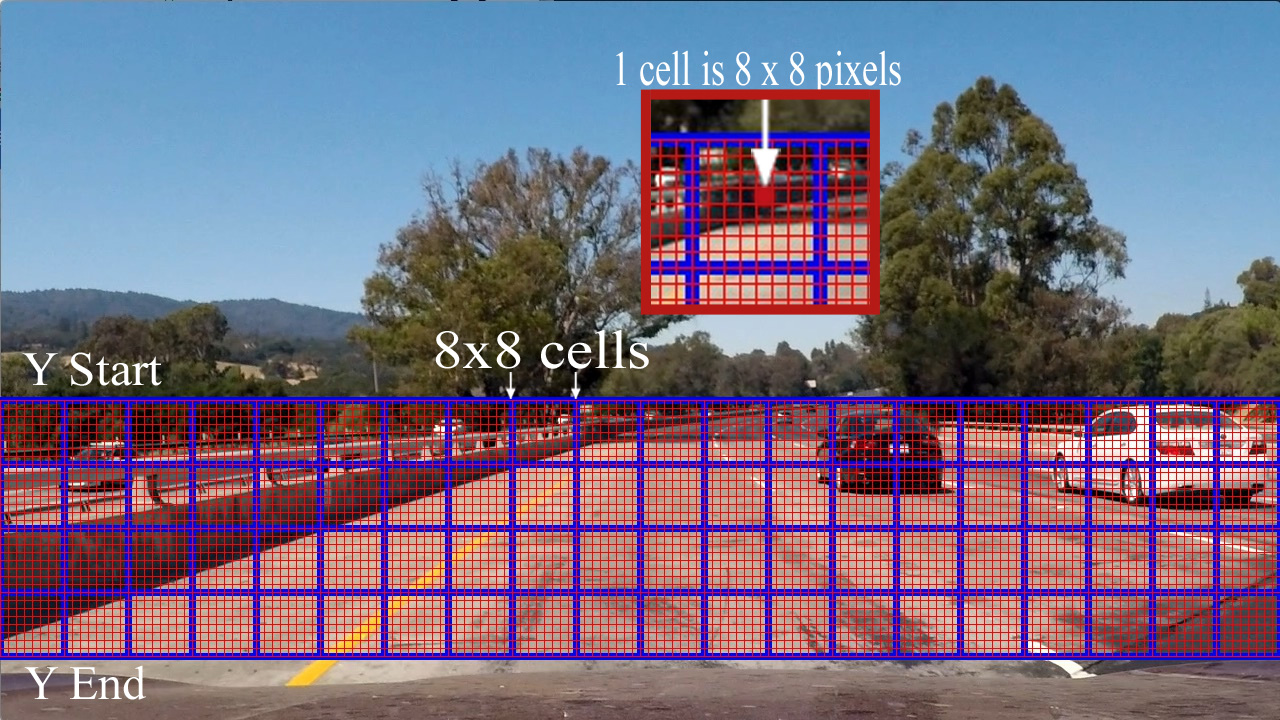
#> input picture images/hog-sub.jpg, 1280 x 720 px
$ python -i CarND_Advanced_Lane_Lines.py   (imports and definitions only)   (older library calls are emulated)
#> lines starting #> are read from the running program, lines starting #| are printed output that depends on the picture

# coding: utf-8

# In[20]:


import glob
import matplotlib.pyplot as plt
from collections import deque
# Import everything needed to edit/save/watch video clips
from moviepy.editor import VideoFileClip
from IPython.display import HTML

import numpy as np
import cv2


class AdvancedLaneFinding():


    ###### Global variables #############
    # Useful to indicate first run (meaning blind search and no prev lines)
    firstRun = True
    # Indicate reset search (blind search again)
    resetSearch = False
    # To check if lines detected are "good"
    isGoodDetection = True

    # Queues to store last 10 detectec lines
    colaR = deque(maxlen=10)
    colaL = deque(maxlen=10)

    # wrong in a row
    wrongConsecutive=0

    # Variables that will be used as instance of Line class
    prevLines,newLines = None, None

    # For camera calibration
    ret,mtx, dist,rvecs,tvecs = 0,0,0,0,0

    def __init__(self):


        self.ret, self.mtx, self.dist, self.rvecs, self.tvecs = 0,0,0,0,0

        ###### Global variables #############
        # Useful to indicate first run (meaning blind search and no prev lines)
        self.firstRun = True
        # Indicate reset search (blind search again)
        self.resetSearch = False
        # To check if lines detected are "good"
        self.isGoodDetection = True

        # Queues to store last 10 detectec lines
        self.colaR = deque(maxlen=10)
        self.colaL = deque(maxlen=10)

        # wrong in a row
        self.wrongConsecutive=0

        # Variables that will be used as instance of Line class
        self.prevLines, self.newLines = None, None

    #This method calibrates the camera based on a classic example of a chessboard. This is an easy and well proven way
    # to calibrate a camera.
    # [27 lines left out: function calibrateCamera, not called in this run]


    def prepareLaneDetection(self):

       self.ret, self.mtx, self.dist, self.rvecs, self.tvecs = self.calibrateCamera()

    # In[21]:

    # This function performs color thresolding using HLS color space.
    # Specifically, the thresholding is applied on H channel
    # [45 lines left out: functions threshold_hls, abs_sobel_thresh_hls, not called in this run]


    # In[23]:

    # Function that performs X or Y Sobel treshold on a color RGB picture
    def abs_sobel_thresh(self,img, orient='x', thresh_min=0, thresh_max=255):
        # Convert to grayscale
#> called with orient = 'x', thresh_min = 0, thresh_max = 255
        gray = cv2.cvtColor(img, cv2.COLOR_RGB2GRAY)
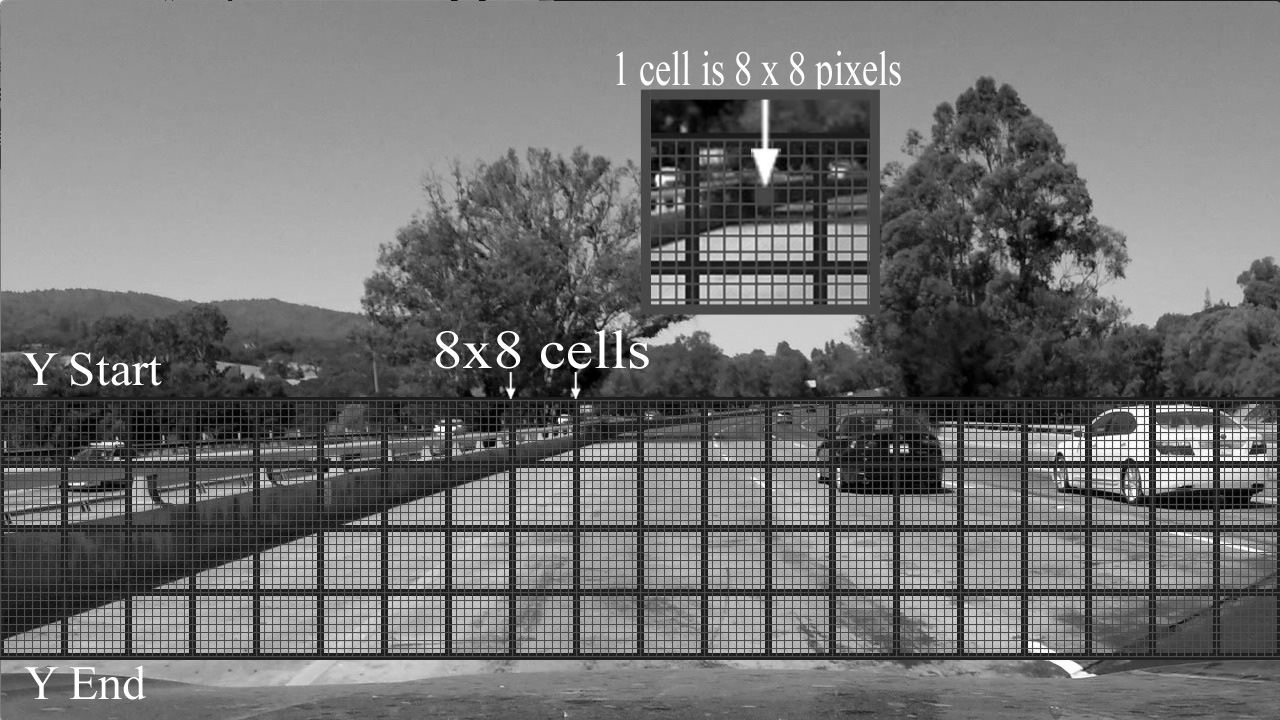
#> gray: shape (720, 1280); min 0, max 255, mean 112.1

        # Apply x or y gradient with the OpenCV Sobel() function
        # and take the absolute value
        if orient == 'x':
            abs_sobel = np.absolute(cv2.Sobel(gray, cv2.CV_64F, 1, 0))# Take the derivative in x
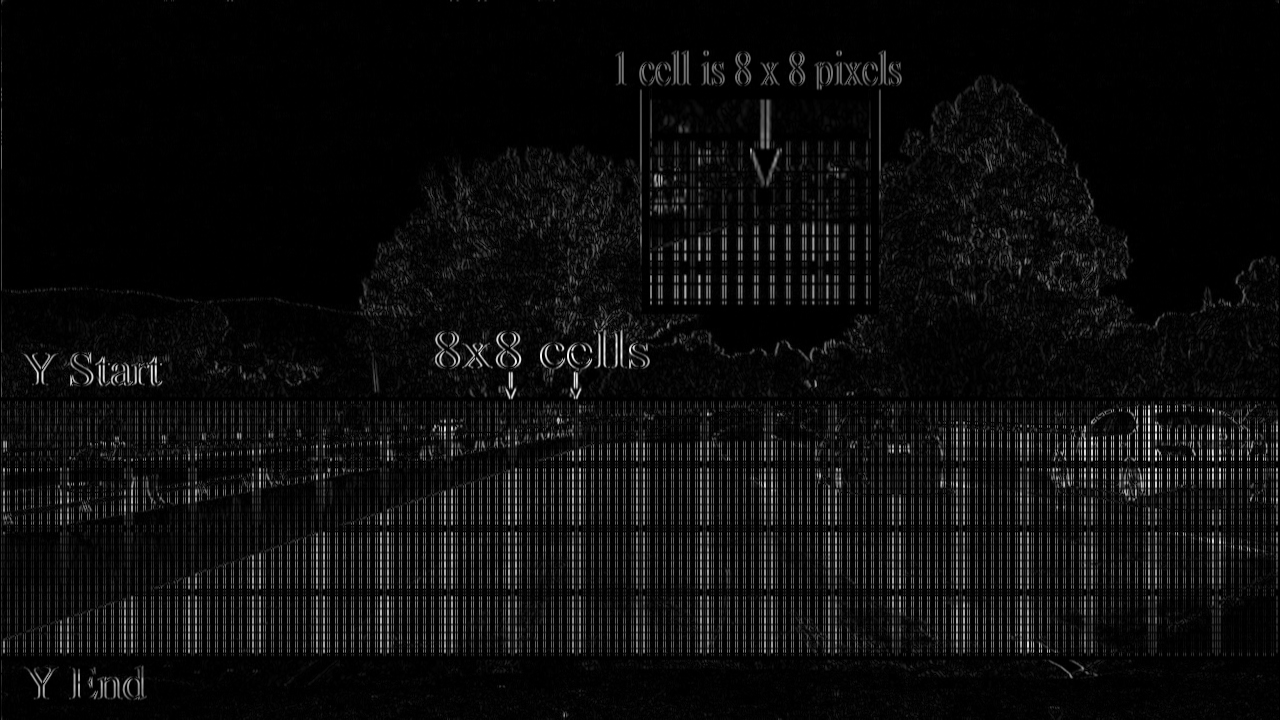
#> abs_sobel: shape (720, 1280) float64; min 0, max 988, mean 50; drawn with min black and max white
        if orient == 'y':
            abs_sobel = np.absolute(cv2.Sobel(gray, cv2.CV_64F, 0, 1))# Take the derivative in y

        # Rescale back to 8 bit integer
        scaled_sobel = np.uint8(255*abs_sobel/np.max(abs_sobel))
        # Create a copy and apply the threshold
        binary_output = np.zeros_like(scaled_sobel)
        # Here I'm using inclusive (>=, <=) thresholds, but exclusive is ok too
        binary_output[(scaled_sobel >= thresh_min) & (scaled_sobel <= thresh_max)] = 1

        # Return the result
        return binary_output


    # In[24]:


    # Performs a blind search creating a histogram to detec peaks which would indicate lane lines detected
    # [317 lines left out: functions blindSearch, lineFinding, calculateCurvature, plotLines, region_of_interest, undistort_warp, not called in this run]


    # In[35]:


    # Class created to keep track of detected lines
    class Line():

        # [145 lines left out: functions __init__, getLineBasePos, isGoodSeparation, setLineAverage, goodLines, processLanePipeline, not called in this run]


>>> import cv2
>>> picture = cv2.cvtColor(cv2.imread('images/hog-sub.jpg'), cv2.COLOR_BGR2RGB)
>>> result = AdvancedLaneFinding().abs_sobel_thresh(picture)
#> result: shape (720, 1280); every value is 1

$ run again, on images/heat1.png
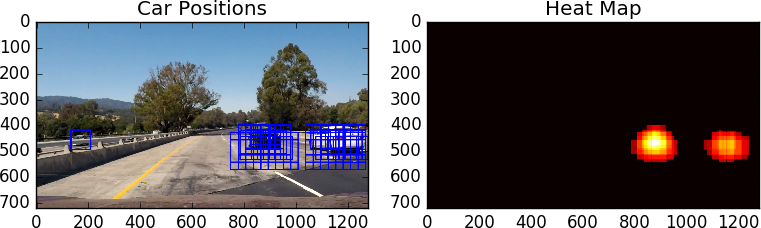
#> input picture images/heat1.png, 761 x 228 px
#> in abs_sobel_thresh, `gray = cv2.cvtColor(img, cv2.COLOR_RGB2GRAY)`:
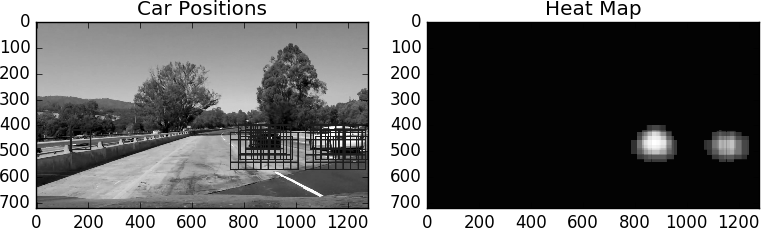
#> gray: shape (228, 761); min 0, max 255, mean 108.8
#> in abs_sobel_thresh, `abs_sobel = np.absolute(cv2.Sobel(gray, cv2.CV_64F, 1, 0))# Take the d..`:
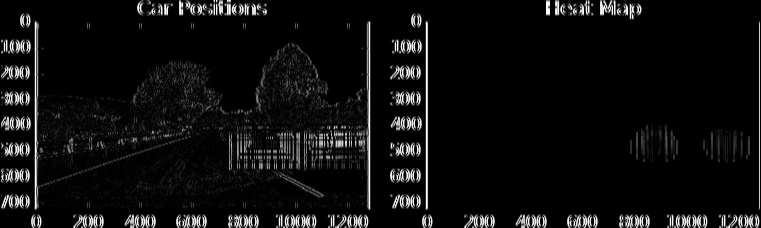
#> abs_sobel: shape (228, 761) float64; min 0, max 1020, mean 59.8; drawn with min black and max white
#> result: shape (228, 761); every value is 1
